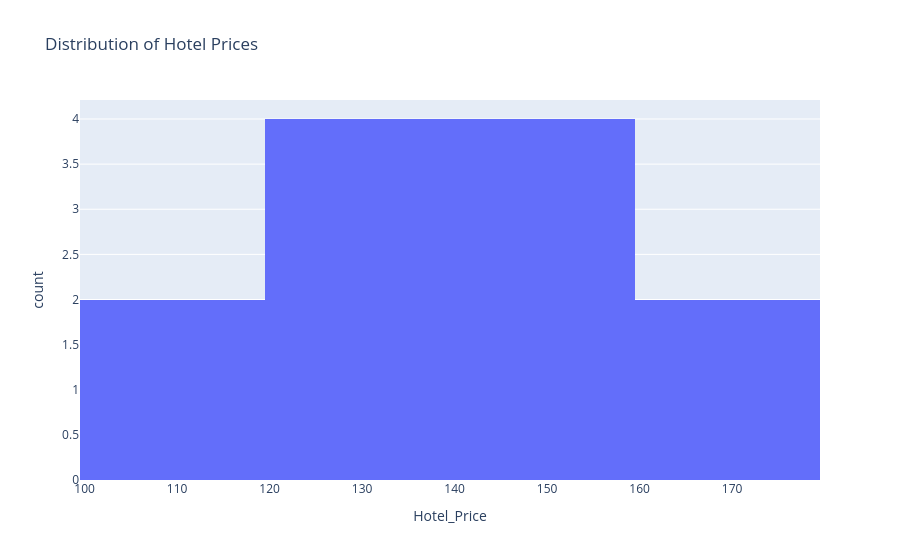

Notebook code for this chart:
### Markdown cell above
### Inference based on above Scatter Plot
#### 1. With increase in travel cost the hotel bookings are increasing.
#### 2. With increase in hotel bookings, indicates that price increase shows scarcity, increasing hotel bookings.
#### 3. For aveerage Travel Cost 950 (max) it has highest number of bookings (350).

### Code cell
histogram_plot = px.histogram(df, x = 'Hotel_Price', title='Distribution of Hotel Prices')
histogram_plot.show()

### Figure 1 — Plotly figure (JSON) as saved in the notebook; plotly's stock layout.template omitted (floating-point values rounded to 4 significant figures)
{"data": [{"alignmentgroup": "True", "bingroup": "x", "hovertemplate": "Hotel_Price=%{x}<br>count=%{y}<extra></extra>", "legendgroup": "", "marker": {"color": "#636efa", "pattern": {"shape": ""}}, "name": "", "offsetgroup": "", "orientation": "v", "showlegend": false, "type": "histogram", "x": [100, 120, 130, 110, 140, 150, 160, 125, 135, 145, 155, 165], "xaxis": "x", "yaxis": "y"}], "layout": {"barmode": "relative", "legend": {"tracegroupgap": 0}, "title": {"text": "Distribution of Hotel Prices"}, "xaxis": {"anchor": "y", "domain": [0, 1], "title": {"text": "Hotel_Price"}}, "yaxis": {"anchor": "x", "domain": [0, 1], "title": {"text": "count"}}}}
